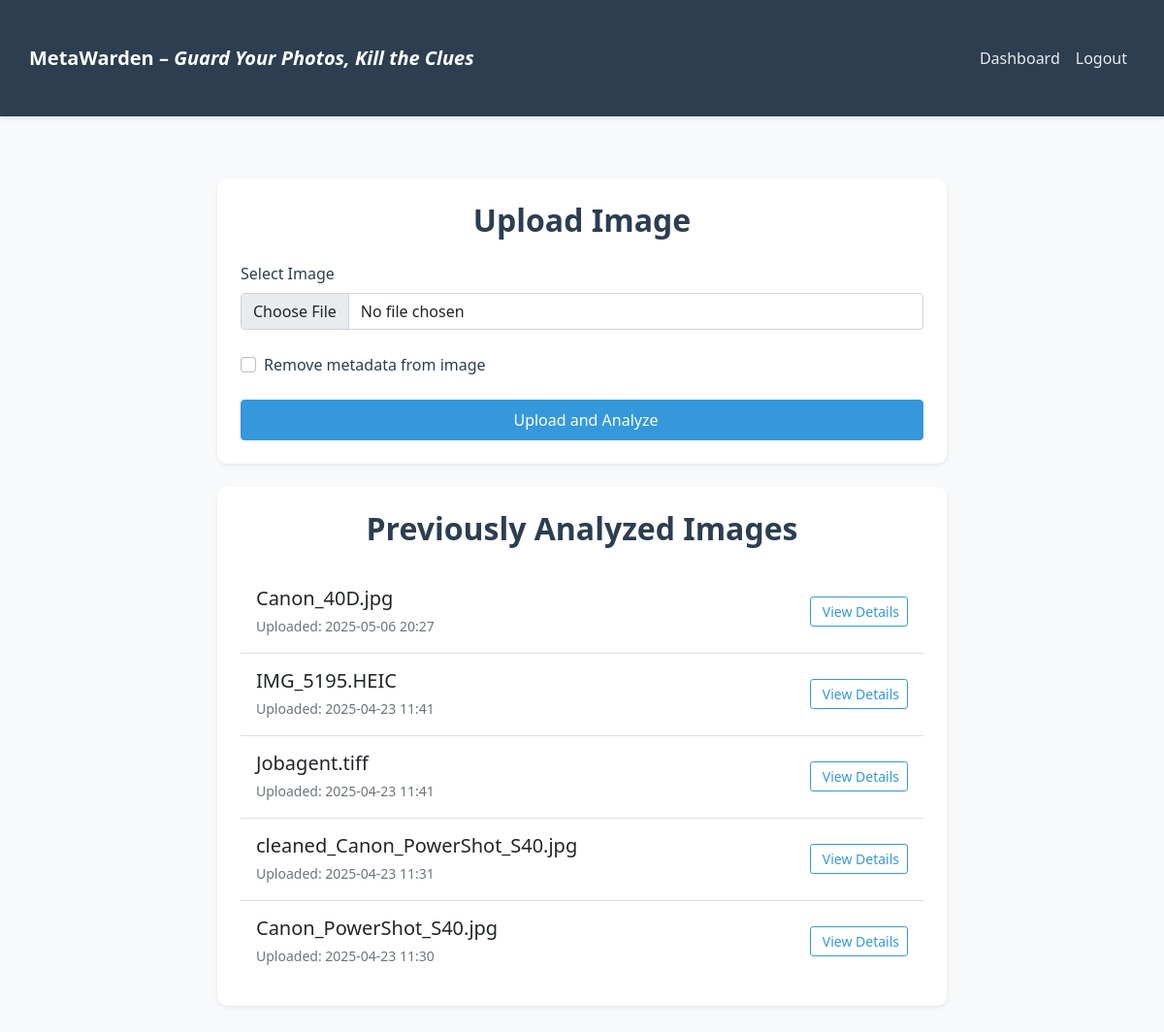
Page /dashboard (signed in) on the committed database.
### models.py (models this page shows)
class AnalyzedImage(db.Model):
    id = db.Column(db.Integer, primary_key=True)
    filename = db.Column(db.String(255), nullable=False)
    original_filename = db.Column(db.String(255), nullable=False)
    upload_date = db.Column(db.DateTime, default=datetime.utcnow)
    image_metadata = db.Column(db.JSON)
    user_id = db.Column(db.Integer, db.ForeignKey('user.id'), nullable=False)

### app.py (the view)
@app.route('/dashboard')
@login_required
def dashboard():
    images = AnalyzedImage.query.filter_by(user_id=current_user.id).order_by(AnalyzedImage.upload_date.desc()).all()
    return render_template('dashboard.html', images=images)

### app.py (called while the page is built)
@login_manager.user_loader
def load_user(user_id):
    return User.query.get(int(user_id))

### templates/dashboard.html (shortened to what this page needs)
{% extends "base.html" %}
{% block content %}
<div class="container">
    <div class="row justify-content-center mb-4">
        <div class="col-md-8">
            <div class="card shadow-sm">
                <div class="card-body p-4">
                    <h2 class="card-title text-center mb-4">Upload Image</h2>
                    <form action="{{ url_for('upload_file') }}" method="post" enctype="multipart/form-data" class="needs-validation" novalidate>
                        <div class="mb-4">
                            <label for="file" class="form-label fw-medium">Select Image</label>
                            <input type="file" class="form-control" id="file" name="file" accept="image/*" required>
                        </div>
                        <div class="mb-4">
                            <div class="form-check">
                                <input class="form-check-input" type="checkbox" id="remove_metadata" name="remove_metadata" value="yes">
                                <label class="form-check-label" for="remove_metadata">
                                    Remove metadata from image
                                </label>
                            </div>
                        </div>
                        <div class="d-grid">
                            <button type="submit" class="btn btn-primary py-2">
                                Upload and Analyze
                            </button>
                        </div>
                    </form>
                </div>
            </div>
        </div>
    </div>
    <div class="row justify-content-center">
        <div class="col-md-8">
            <div class="card shadow-sm">
                <div class="card-body p-4">
                    <h2 class="card-title text-center mb-4">Previously Analyzed Images</h2>
                    {% if images %}
                        <div class="list-group">
                            {% for image in images %}
                            <div class="list-group-item list-group-item-action">
                                <div class="d-flex justify-content-between align-items-center">
                                    <div>
                                        <h5 class="mb-1">{{ image.original_filename }}</h5>
                                        <small class="text-muted">
                                            Uploaded: {{ image.upload_date.strftime('%Y-%m-%d %H:%M') }}
                                        </small>
                                    </div>
                                    <div class="d-flex gap-2">
                                        <a href="{{ url_for('view_image', image_id=image.id) }}" class="btn btn-outline-primary btn-sm">
                                            View Details
                                        </a>
                                    </div>
                                </div>
                            </div>
                            {% endfor %}
                        </div>
                    {% else %}
                        <div class="text-center text-muted">
                            <p>No images analyzed yet. Upload your first image to get started!</p>
                        </div>
                    {% endif %}
                </div>
            </div>
        </div>
    </div>
</div>
{% endblock %}

### templates/base.html (style rules this page uses)
:root { --primary-color: #2c3e50; --secondary-color: #34495e; --accent-color: #3498db; --light-bg: #f8f9fa; --card-bg: #ffffff; --text-primary: #2c3e50; --text-secondary: #7f8c8d; }
body { background-color: var(--light-bg); min-height: 100vh; display: flex; flex-direction: column; color: var(--text-primary); }
.container { flex: 1; padding: 2rem 0; }
.card { background-color: var(--card-bg); border: none; border-radius: 12px; box-shadow: 0 4px 6px rgba(0,0,0,0.05); }
.card-title { color: var(--primary-color); font-weight: 600; }
.btn-primary { background-color: var(--accent-color); border-color: var(--accent-color); font-weight: 500; }
.btn-outline-primary { color: var(--accent-color); border-color: var(--accent-color); }

### templates/dashboard.html (style rules this page uses)
.card { border: none; border-radius: 10px; }
.form-check { margin: 0; }
.form-check-input { margin-right: 8px; }
.btn-primary { padding: 10px 20px; font-weight: 500; }
.list-group-item { border: none; border-bottom: 1px solid rgba(0,0,0,.125); padding: 1rem; }
.list-group-item:last-child { border-bottom: none; }

### rows in the picture
AnalyzedImage: original_filename "Canon_40D.jpg", upload_date "2025-05-06 20:27"
AnalyzedImage: original_filename "IMG_5195.HEIC", upload_date "2025-04-23 11:41"
AnalyzedImage: original_filename "Jobagent.tiff", upload_date "2025-04-23 11:41"
AnalyzedImage: original_filename "cleaned_Canon_PowerShot_S40.jpg", upload_date "2025-04-23 11:31"
AnalyzedImage: original_filename "Canon_PowerShot_S40.jpg", upload_date "2025-04-23 11:30"
